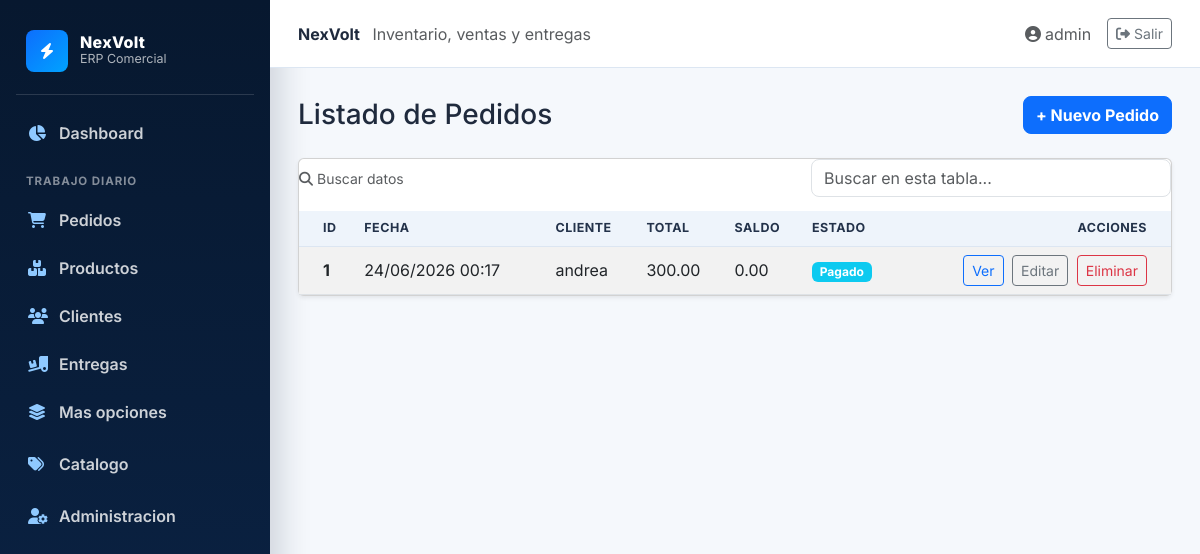
The app's page /pedidos/ (signed in) with its own data.
### blueprintapp/usuarios/models.py (models this page shows, shortened)
class User(db.Model, UserMixin):
    __tablename__ = "usuarios"
    id = db.Column(db.Integer, primary_key=True)
    username = db.Column(db.String(80), unique=True, nullable=False)
    password_hash = db.Column(db.String(128), nullable=False)
    rol_id = db.Column(db.Integer, db.ForeignKey("roles.id"))
    rol = db.relationship("Role", backref="usuarios")

### blueprintapp/pedidos/models.py (models this page shows, shortened)
class Pedido(db.Model):
    __tablename__ = "pedidos"
    id = db.Column(db.Integer, primary_key=True)
    fecha = db.Column(db.DateTime, default=lambda: datetime.now(timezone.utc), nullable=False)
    cliente_id = db.Column(db.Integer, db.ForeignKey("clientes.id"), nullable=False)
    usuario_id = db.Column(db.Integer, db.ForeignKey("usuarios.id"), nullable=False)
    estado = db.Column(db.String(30), nullable=False, default="Reservado")
    descuento = db.Column(db.Float, default=0.0)
    adelanto = db.Column(db.Float, default=0.0)
    saldo_pendiente = db.Column(db.Float, default=0.0)
    total = db.Column(db.Float, nullable=False, default=0.0)
    observaciones = db.Column(db.Text)
    detalles = db.relationship(
        "DetallePedido", backref="pedido", lazy=True, cascade="all, delete-orphan"
    )
    pagos = db.relationship("Pago", backref="pedido", lazy=True, cascade="all, delete-orphan")
    entregas = db.relationship("Entrega", backref="pedido", lazy=True, cascade="all, delete-orphan")
    envios = db.relationship("Envio", backref="pedido", lazy=True, cascade="all, delete-orphan")

### blueprintapp/clientes/models.py (models this page shows, shortened)
class Cliente(db.Model):
    __tablename__ = "clientes"
    id = db.Column(db.Integer, primary_key=True)
    nombre_completo = db.Column(db.String(120))
    telefono = db.Column(db.String(30), nullable=False)
    ciudad = db.Column(db.String(80))
    direccion = db.Column(db.String(200))
    referencia = db.Column(db.String(200))
    tipo_cliente = db.Column(db.String(50))
    fecha_registro = db.Column(db.DateTime, default=datetime.utcnow, nullable=False)
    observaciones = db.Column(db.Text)
    email = db.Column(db.String(100))
    pedidos = db.relationship("Pedido", backref="cliente", lazy=True)

### blueprintapp/pedidos/routes.py (the view)
@bp_pedido.route("/")
@login_required
def index():
    pedidos = Pedido.query.order_by(Pedido.fecha.desc()).all()
    return render_template("pedido/index.html", pedidos=pedidos)

### blueprintapp/pedidos/templates/pedido/index.html
{% extends "base.html" %}
{% block content %}
<div class="d-flex justify-content-between align-items-center mb-4">
    <h1 class="h3 mb-0 text-gray-800">Listado de Pedidos</h1>
    <a href="{{ url_for('bp_pedido.create') }}" class="btn btn-primary">+ Nuevo Pedido</a>
</div>
<div class="card shadow-sm">
    <div class="card-body p-0">
        <div class="table-responsive">
            <table class="table table-hover table-striped mb-0 align-middle">
                <thead class="table-dark">
                    <tr>
                        <th scope="col" class="ps-4">ID</th>
                        <th scope="col">Fecha</th>
                        <th scope="col">Cliente</th>
                        <th scope="col">Total</th>
                        <th scope="col">Saldo</th>
                        <th scope="col">Estado</th>
                        <th scope="col" class="text-end pe-4">Acciones</th>
                    </tr>
                </thead>
                <tbody>
                    {% for item in pedidos %}
                    <tr>
                        <td class="ps-4 fw-bold">{{ item.id }}</td>
                        <td>{{ item.fecha.strftime('%d/%m/%Y %H:%M') }}</td>
                        <td>{{ item.cliente.nombre_completo if item.cliente else '---' }}</td>
                        <td>{{ "%.2f"|format(item.total) }}</td>
                        <td>{{ "%.2f"|format(item.saldo_pendiente) }}</td>
                        <td>
                            <span class="badge bg-{{ 'success' if item.estado == 'Entregado' else 'info' if item.estado == 'Pagado' else 'warning' if item.estado in ['Confirmado', 'Preparando', 'En Ruta'] else 'secondary' }}">
                                {{ item.estado }}
                            </span>
                        </td>
                        <td class="text-end pe-4">
                            <a href="{{ url_for('bp_pedido.view', id=item.id) }}" class="btn btn-sm btn-outline-primary me-1">Ver</a>
                            <a href="{{ url_for('bp_pedido.edit', id=item.id) }}" class="btn btn-sm btn-outline-secondary me-1">Editar</a>
                            <form action="{{ url_for('bp_pedido.delete', id=item.id) }}" method="POST" style="display:inline;" onsubmit="return confirm('¿Seguro que deseas eliminar este pedido?');">
                                <button type="submit" class="btn btn-sm btn-outline-danger">Eliminar</button>
                            </form>
                        </td>
                    </tr>
                    {% else %}
                    <tr>
                        <td colspan="7" class="text-center py-4">No hay pedidos registrados.</td>
                    </tr>
                    {% endfor %}
                </tbody>
            </table>
        </div>
    </div>
</div>
{% endblock %}

### blueprintapp/templates/base.html (shortened to what this page needs)
<!DOCTYPE html>
<html lang="es">
<head>
    <link href="https://cdn.jsdelivr.net/npm/bootstrap@5.3.0/dist/css/bootstrap.min.css" rel="stylesheet">
    <link href="https://cdnjs.cloudflare.com/ajax/libs/font-awesome/6.4.0/css/all.min.css" rel="stylesheet">
</head>
<body>
    {% if current_user.is_authenticated %}
    <div class="erp-shell">
        {% include "components/navbar.html" %}
        <section class="erp-main">
            <header class="topbar">
                <div>
                    <strong>NexVolt</strong>
                    <span class="text-muted ms-2">Inventario, ventas y entregas</span>
                </div>
                <div class="d-flex align-items-center gap-3">
                    <a class="text-decoration-none text-muted" href="{{ url_for('bp_perfil.ver_perfil') }}">
                        <i class="fas fa-user-circle me-1"></i>{{ current_user.username }}
                    </a>
                    <a class="btn btn-sm btn-outline-secondary" href="{{ url_for('auth.logout') }}">
                        <i class="fas fa-right-from-bracket me-1"></i>Salir
                    </a>
                </div>
            </header>
            <main class="content-wrap">
    {% else %}
    {% include "components/messages.html" %}
    <main class="container py-5">
    {% endif %}
        {% block content %}{% endblock %}
    </main>
    {% if current_user.is_authenticated %}
        </section>
    </div>
    {% endif %}
</body>
</html>

### blueprintapp/templates/base.html (style rules this page uses)
:root { --navy: #07182f; --navy-2: #0b2447; --electric: #0d6efd; --electric-2: #00a3ff; --page: #f5f8fc; --line: #dce6f2; --text: #1f2a3d; }
body { min-height: 100vh; margin: 0; background: var(--page); color: var(--text); font-family: "Inter", sans-serif; }
.erp-shell { min-height: 100vh; display: flex; }
.erp-main { flex: 1; min-width: 0; display: flex; flex-direction: column; }
.topbar { height: 68px; background: #fff; border-bottom: 1px solid var(--line); display: flex; align-items: center; justify-content: space-between; padding: 0 28px; position: sticky; top: 0; z-index: 10; }
.content-wrap { padding: 28px; }
.btn-primary { background: var(--electric); border-color: var(--electric); border-radius: 8px; font-weight: 700; }
.table { vertical-align: middle; }
.table tbody tr { transition: background .12s ease; }
.table thead th { background: #eef4fb; color: #23324a; font-size: .78rem; text-transform: uppercase; letter-spacing: .04em; border-bottom: 1px solid var(--line); }

### records on screen
User: username "admin"
Pedido: id "1", fecha "24/06/2026 00:17", cliente "andrea", total "300.00", saldo_pendiente "0.00", estado "Pagado"
